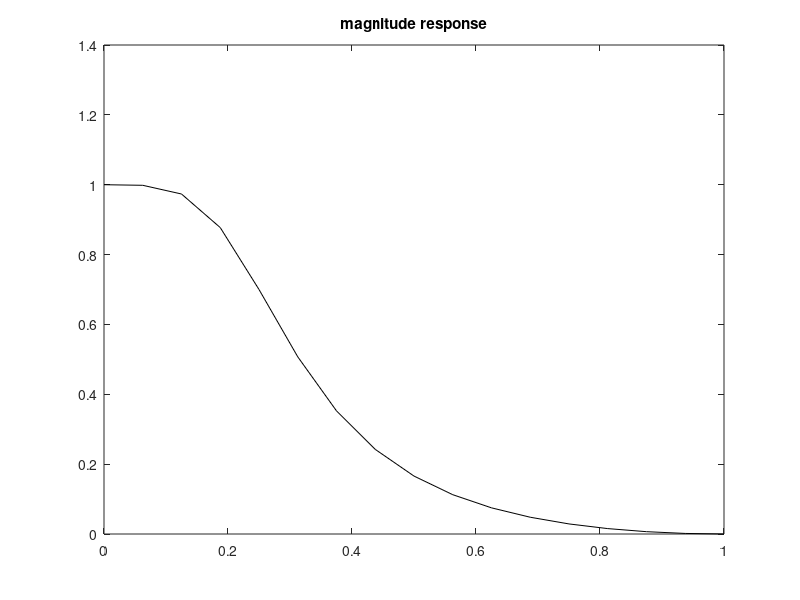

The MATLAB source for this figure:
%The specification of the desired low-pass digital butterworth filter is
% 0.7<=(H(w))<=1.0; 0<w<=0.25pi
% (H(w))<=0.24; 0.5pi<=w<=pi
%T=1s

clc;
clear all;
close all;

Ap=0.7;
As=0.24;
omega_p=0.25*pi;
omega_s=0.5*pi;
T=1;
Kp=-20*log10(Ap);
Ks=-20*log10(As);
P_p=(2/T)*tan(omega_p/2);
P_s=(2/T)*tan(omega_s/2);
[N,la]=buttord(P_p,P_s,Kp,Ks,'s');
[B,A]=butter(N,la,'s');
Hs=tf(B,A);
[num,den]=bilinear(B,A,1/T);
HZ=tf(num,den,T);
w=0:pi/16:pi;
Hw=freqz(num,den,w);
Hw_mag=abs(Hw);
plot(w/pi,Hw_mag,'k');
title('magnitude response')

